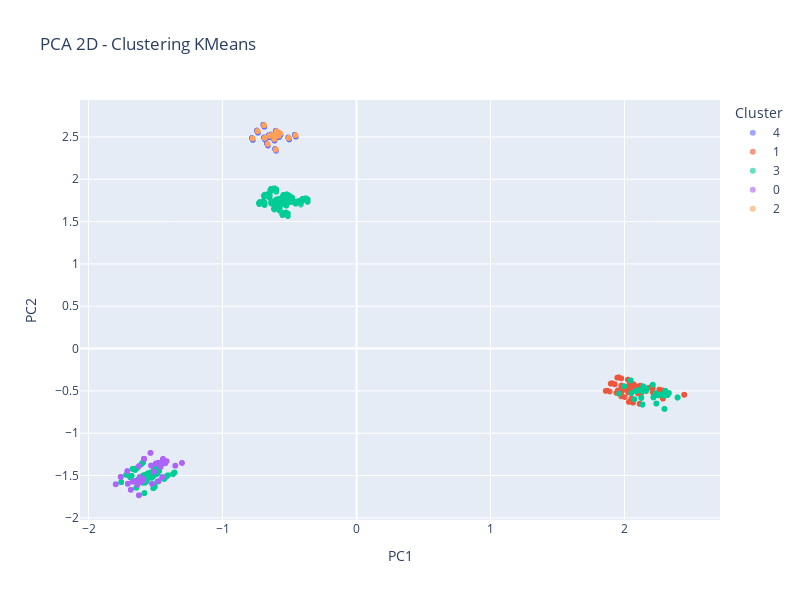

The notebook cell saved with this chart:
### Code cell
# ==== VISUALIZACIÓN PCA 2D SOLO KMEANS ====

# Crear DataFrame con PC1, PC2 y etiquetas KMeans
pca_df = pd.DataFrame(X_pca[:, :2], columns=["PC1", "PC2"])
pca_df["cluster"] = labels_kmeans.astype(str)

# Gráfico PCA 2D
fig = px.scatter(
    pca_df,
    x="PC1",
    y="PC2",
    color="cluster",
    opacity=0.6,
    labels={"cluster": "Cluster"},
    title="PCA 2D - Clustering KMeans"
)

fig.update_traces(marker=dict(size=6))
fig.update_layout(height=600, width=800)

fig.show()

### Figure 1 — Plotly figure (JSON) as saved in the notebook; plotly's stock layout.template omitted (floating-point values rounded to 4 significant figures; data arrays with more than 128 entries replaced by an {"elided": "..."} marker saying what was removed)
{"data": [{"hovertemplate": "Cluster=4<br>PC1=%{x}<br>PC2=%{y}<extra></extra>", "legendgroup": "4", "marker": {"color": "#636efa", "opacity": 0.6, "size": 6, "symbol": "circle"}, "mode": "markers", "name": "4", "showlegend": true, "type": "scattergl", "x": {"elided": "624 float values"}, "xaxis": "x", "y": {"elided": "624 float values"}, "yaxis": "y"}, {"hovertemplate": "Cluster=1<br>PC1=%{x}<br>PC2=%{y}<extra></extra>", "legendgroup": "1", "marker": {"color": "#EF553B", "opacity": 0.6, "size": 6, "symbol": "circle"}, "mode": "markers", "name": "1", "showlegend": true, "type": "scattergl", "x": {"elided": "943 float values"}, "xaxis": "x", "y": {"elided": "943 float values"}, "yaxis": "y"}, {"hovertemplate": "Cluster=3<br>PC1=%{x}<br>PC2=%{y}<extra></extra>", "legendgroup": "3", "marker": {"color": "#00cc96", "opacity": 0.6, "size": 6, "symbol": "circle"}, "mode": "markers", "name": "3", "showlegend": true, "type": "scattergl", "x": {"elided": "4009 float values"}, "xaxis": "x", "y": {"elided": "4009 float values"}, "yaxis": "y"}, {"hovertemplate": "Cluster=0<br>PC1=%{x}<br>PC2=%{y}<extra></extra>", "legendgroup": "0", "marker": {"color": "#ab63fa", "opacity": 0.6, "size": 6, "symbol": "circle"}, "mode": "markers", "name": "0", "showlegend": true, "type": "scattergl", "x": {"elided": "1185 float values"}, "xaxis": "x", "y": {"elided": "1185 float values"}, "yaxis": "y"}, {"hovertemplate": "Cluster=2<br>PC1=%{x}<br>PC2=%{y}<extra></extra>", "legendgroup": "2", "marker": {"color": "#FFA15A", "opacity": 0.6, "size": 6, "symbol": "circle"}, "mode": "markers", "name": "2", "showlegend": true, "type": "scattergl", "x": {"elided": "239 float values"}, "xaxis": "x", "y": {"elided": "239 float values"}, "yaxis": "y"}], "layout": {"height": 600, "legend": {"title": {"text": "Cluster"}, "tracegroupgap": 0}, "title": {"text": "PCA 2D - Clustering KMeans"}, "width": 800, "xaxis": {"anchor": "y", "domain": [0, 1], "title": {"text": "PC1"}}, "yaxis": {"anchor": "x", "domain": [0, 1], "title": {"text": "PC2"}}}}
